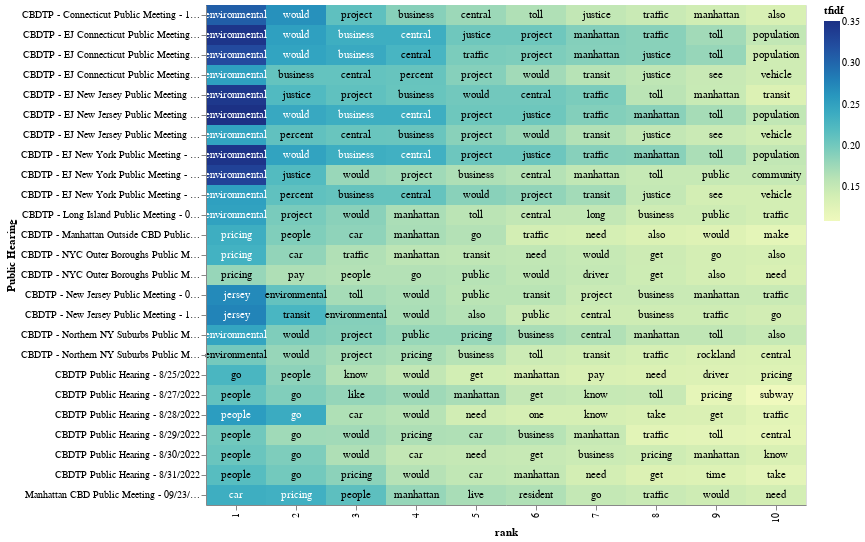

This figure's notebook cell:
### Code cell
import altair as alt
import numpy as np

# Terms in this list will get a red dot in the visualization
term_list = ['cost', 'alternative']

# adding a little randomness to break ties in term ranking
top_tfidf_plusRand = top_tfidf.copy()
top_tfidf_plusRand['tfidf'] = top_tfidf_plusRand['tfidf'] + np.random.rand(top_tfidf.shape[0])*0.0001

# base for all visualizations, with rank calculation
base = alt.Chart(top_tfidf_plusRand).encode(
    x = 'rank:O',
    y = 'Public Hearing:N'
).transform_window(
    rank = "rank()",
    sort = [alt.SortField("tfidf", order="descending")],
    groupby = ["Public Hearing"],
)

# heatmap specification
heatmap = base.mark_rect().encode(
    color = 'tfidf:Q'
)

# red circle over terms in above list
circle = base.mark_circle(size=100).encode(
    color = alt.condition(
        alt.FieldOneOfPredicate(field='term', oneOf=term_list),
        alt.value('red'),
        alt.value('#FFFFFF00')
    )
)

# text labels, white for darker heatmap colors
text = base.mark_text(baseline='middle').encode(
    text = 'term:N',
    color = alt.condition(alt.datum.tfidf >= 0.23, alt.value('white'), alt.value('black'))
)

# display the three superimposed visualizations
(heatmap + circle + text).properties(width = 600)

### Figure 1 — Vega-Lite specification as saved in the notebook (floating-point values rounded to 4 significant figures; data arrays with more than 128 entries replaced by an {"elided": "..."} marker saying what was removed)
{"config": {"view": {"continuousWidth": 300, "continuousHeight": 300}}, "layer": [{"mark": {"type": "rect"}, "encoding": {"color": {"field": "tfidf", "type": "quantitative"}, "x": {"field": "rank", "type": "ordinal"}, "y": {"field": "Public Hearing", "type": "nominal"}}, "transform": [{"window": [{"op": "rank", "field": "", "as": "rank"}], "groupby": ["Public Hearing"], "sort": [{"field": "tfidf", "order": "descending"}]}]}, {"mark": {"type": "circle", "size": 100}, "encoding": {"color": {"condition": {"test": {"field": "term", "oneOf": ["cost", "alternative"]}, "value": "red"}, "value": "#FFFFFF00"}, "x": {"field": "rank", "type": "ordinal"}, "y": {"field": "Public Hearing", "type": "nominal"}}, "transform": [{"window": [{"op": "rank", "field": "", "as": "rank"}], "groupby": ["Public Hearing"], "sort": [{"field": "tfidf", "order": "descending"}]}]}, {"mark": {"type": "text", "baseline": "middle"}, "encoding": {"color": {"condition": {"test": "(datum.tfidf >= 0.23)", "value": "white"}, "value": "black"}, "text": {"field": "term", "type": "nominal"}, "x": {"field": "rank", "type": "ordinal"}, "y": {"field": "Public Hearing", "type": "nominal"}}, "transform": [{"window": [{"op": "rank", "field": "", "as": "rank"}], "groupby": ["Public Hearing"], "sort": [{"field": "tfidf", "order": "descending"}]}]}], "data": {"name": "data-308e0d63d04ea7632748eb221532ead1"}, "width": 600, "$schema": "https://vega.github.io/schema/vega-lite/v5.20.1.json", "datasets": {"data-308e0d63d04ea7632748eb221532ead1": {"elided": "250 records"}}}
